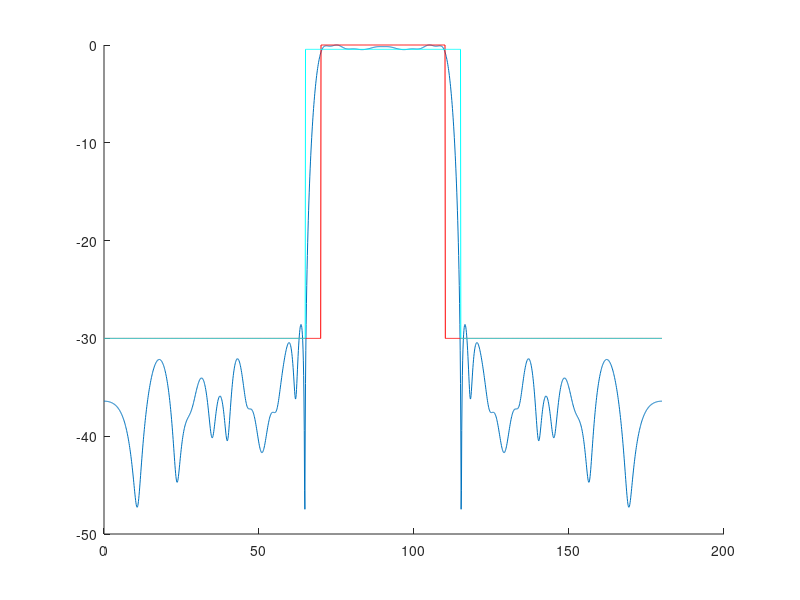

The MATLAB source for this figure:
%Fast Iterative Shrinkage Method
%unsymmetric linear array

clc;
clear;

N = 41; %N antenna elements
lambda = 1;
%position of antenna array
d=zeros(1,N);
d(1) = 10;
d(2) = 9.6065;
d(3) = 8.8098;
d(4) = 8.2995;
d(5) = 7.8973;
d(6) = 7.3497;
d(7) = 6.8494;
d(8) = 6.5302;
d(9) = 5.6299;
d(10)=5.3749;
d(11)=5;
d(12)=4.6065;
d(13)=3.8098;
d(14)=3.2995;
d(15)=2.8973;
d(16)=2.3497;
d(17)=1.8494;
d(18)=1.5302;
d(19)=0.6299;
d(20)=0.3749;
d(21)=0;
d(41) = -10;
d(40) = -9.6065;
d(39) = -8.8098;
d(38) = -8.2995;
d(37) = -7.8973;
d(36) = -7.3497;
d(35) = -6.8494;
d(34) = -6.5302;
d(33) = -5.6299;
d(32)=-5.3749;
d(31)=-5;
d(30)=-4.6065;
d(29)=-3.8098;
d(28)=-3.2995;
d(27)=-2.8973;
d(26)=-2.3497;
d(25)=-1.8494;
d(24)=-1.5302;
d(23)=-0.6299;
d(22)=-0.3749;

%number of mainlobe samples
theta_m = 70:2:110;
L_m = length(theta_m);
u_m = cos(theta_m*pi/180);
A_m = exp(1i*(2*pi/lambda)*u_m'*d);
%sidelobe
theta_s = [0:1:65,115:1:180];
L_s = length(theta_s);
u_s = cos(theta_s*pi/180);
A_s = exp(1i*(2*pi/lambda)*u_s'*d);
L = L_m + L_s;
%transformation matrix
theta = [theta_m,theta_s];
u = cos(theta*pi/180);
A = exp(1i*(2*pi/lambda)*u'*d);
%desired beampattern
%amplitude
fm = [ones(L_m,1);10^(-40/20)*ones(L_s,1)];
%phase
fp = ones(L,1);
f = fm.*fp;
%emphasis vector
w = fm.^(-1);

%transform from complex domain to real domain
Ar = [real(A),-imag(A);imag(A),real(A)];
wr = [w;w];
Mr = diag(wr);
x0 = zeros(2*N,1);
xc = inv(A'*A)*A'*f;
%tau
tau = 2*max(eig(Ar'*Mr*Ar));
%mu
mu = 0.5;
%ripple tolerance
epsilon = 0.05;
km = 50;
kp = 4000;

%change weight every iteration
error = 1;
y1 = x0;
t1 = 1;
tic;
for k = 1:4
    while (error > 1e-4)
        %calculating the phase of the desired beampattern
        fp = A*xc;
        fp = fp./abs(fp);
        fr = [fm.*real(fp);fm.*imag(fp)];
        %shrinkage
        g = y1-(1/tau)*Ar'*Mr*(Ar*y1-fr);
        x = sign(g).*max(abs(g)-(1/(mu*tau)),0); 
        t = (1+sqrt(1+4*t1*t1))/2;
        y = x + (t1-1)/t*(x-x0);
        error = norm(x0-x); 
        x0 = x;
        y1 = y;
        t1 = t;       
        xc = x0(1:N)+1i*x0(N+1:2*N);  
    end
    %update the weight corresponding to mainlobe
    fi = abs(A*xc)./max(abs(A*xc));
    em = fi(1:L_m)-fm(1:L_m);
    for i = 1:L_m
        if (em(i) < -epsilon)
            w(i) = w(i) + km * abs(em(i));
        end
    end
    %update the weight corresponding to sidelobe
    es = fi(L_m+1:end)-fm(L_m+1:end);
    w(L_m+1:end) = max(kp*es,0);
    wr = [w;w];
    Mr = diag(wr);
    %tau
    tau = 2*max(eig(Ar'*Mr*Ar));
    error = 1;
end

t = toc;
%calculate the number of selected antennas
lam = 0;
for i = 1:N
    if (abs(xc(i))<0.007)
        xc(i)=0;
    else
        lam = lam + 1;
    end
end

%define the transformation matrix for plotting
theta_plot = [0:0.1:180];
u_plot = cos(theta_plot*pi/180);
A_plot = exp(1i*(2*pi/lambda)*u_plot'*d);
figure(1);hold on;
y = 20*log10(abs(A_plot*xc)/max(abs(A_plot*xc)));
plot(theta_plot,y);
hold on;
fdd = 10^(-30/20)*ones(length(theta_plot),1);
fdd(701:1101) = 1;
plot(theta_plot,20*log10(fdd),'r');
fddd = 10^(-30/20)*ones(length(theta_plot),1);
fddd(651:1151) = 0.95;
plot(theta_plot,20*log10(fddd),'c');



